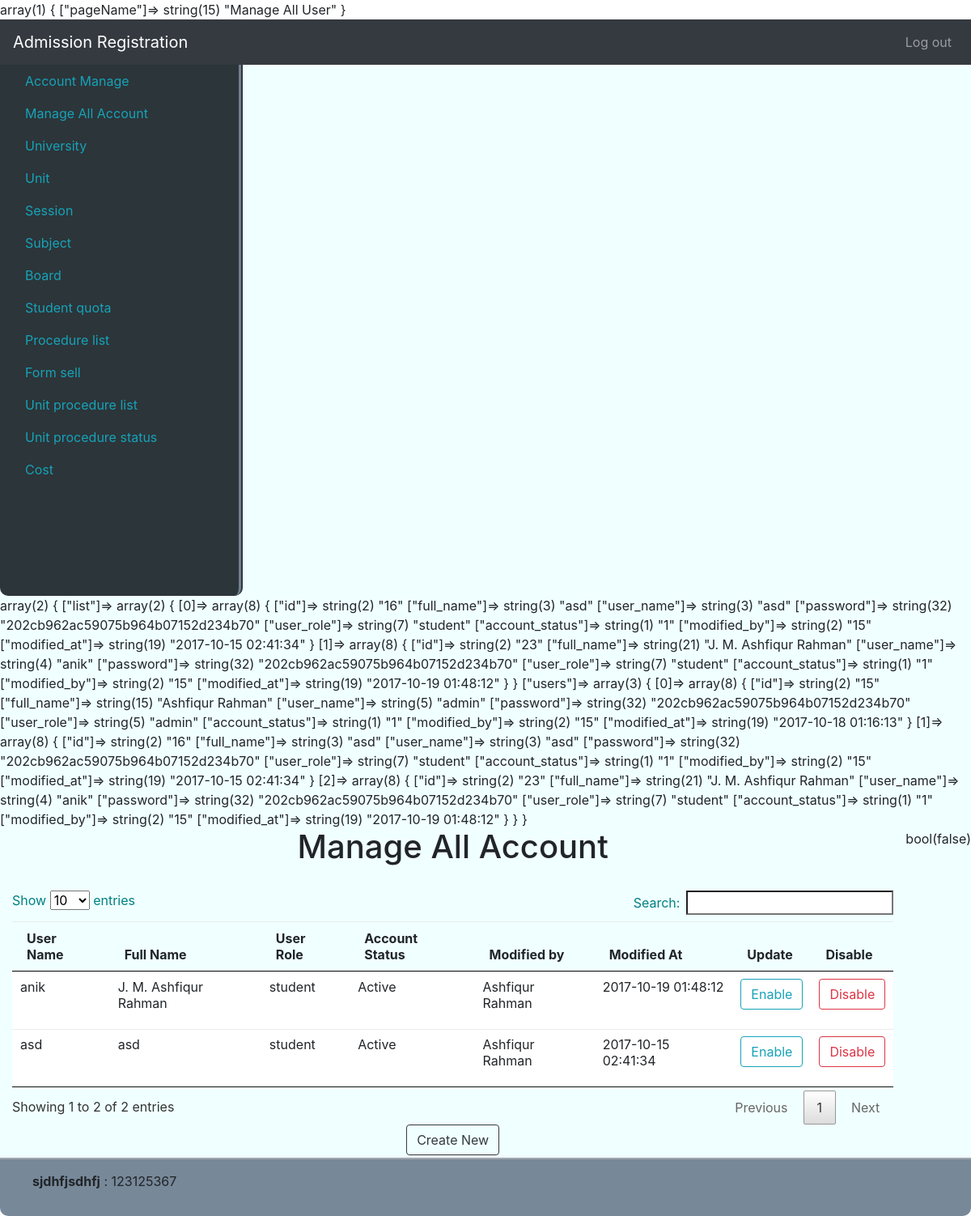
Screenshot of /manageallaccount (signed in) with the database file from the repository.
### tables this page shows
CREATE TABLE `users` (
  `id` int(11) NOT NULL,
  `full_name` varchar(256) NOT NULL,
  `user_name` varchar(20) NOT NULL,
  `password` varchar(256) NOT NULL,
  `user_role` enum('admin','manager','data_entry','student') NOT NULL,
  `account_status` tinyint(1) NOT NULL,
  `modified_by` int(11) NOT NULL,
  `modified_at` timestamp NOT NULL DEFAULT CURRENT_TIMESTAMP ON UPDATE CURRENT_TIMESTAMP
);

### system/libs/Load.php (called while the page is built, shortened)
<?php
class Load
{
    public function view($fileName, $data = false)
    {
        var_dump($data);
        include 'app/views/'.$fileName.'.php';
    }
    public function model($modelName){
        return new $modelName();
    }
}

### app/controllers/ManageAllAccount.php (called while the page is built, shortened)
<?php
class ManageAllAccount  extends MainController{
    public function index(){
        self::allAcoount();
    }
    public function allAcoount(){
        $pageName = ['pageName' => 'Manage All User'];
        $this->load->view('partials/header', $pageName);
        $simpleModel = $this->load->model('SimpleModel');
        $cond = "user_role != 'admin'";
        $table['list'] = $simpleModel->getAll('users', $cond);
        $table['users'] = $simpleModel->getAll('users');
        $this->load->view('admin/manageAllAccount', $table);
        $this->load->view('partials/footer');
    }
}

### index.php (called while the page is built, shortened)
<?php
$mail = new Main();

### system/libs/Database.php (called while the page is built, shortened)
<?php
class Database extends PDO {
    public function select($sql, $data = array(), $fetchStyle = PDO::FETCH_ASSOC){
        $stmt = $this->prepare($sql);
        $stmt->execute();
        return $stmt->fetchAll($fetchStyle);
    }
}

### app/models/SimpleModel.php (called while the page is built, shortened)
<?php
class SimpleModel extends MainModel {
    public function getAll($table, $cond = false){
        if($cond){
            $sql = "SELECT * FROM $table WHERE $cond";
        }else{
            $sql = "SELECT * FROM $table";
        }
        return $this->db->select($sql);
    }
}

### system/libs/MainController.php (called while the page is built, shortened)
<?php
class MainController
{
    public function __construct()
    {
        $this->load = new Load();
    }
}

### system/libs/MainModel.php (called while the page is built, shortened)
<?php
class MainModel{
    public function __construct(){
        $dsn = 'mysql:dbname=se_addmission; host=localhost';
        $user = 'root';
        $pass = '';
        $this->db = new Database($dsn,$user,$pass);
    }
}

### app/views/admin/manageAllAccount.php (the view, shortened to what this page needs)
<div class="col">
    <h1 style="text-align: center">Manage All Account</h1>
    <div class="table-responsive">
        <br />
        <table id="session_table" class="table">
            <thead>
                <tr>
                    <th >User Name</th>
                    <th >Full Name</th>
                    <th >User Role</th>
                    <th >Account Status</th>
                    <th >Modified by</th>
                    <th >Modified At</th>
                    <th >Update</th>
                    <th >Disable</th>
                </tr>
            </thead>
            <tbody>
            <?php foreach ($data['list'] as $key => $value){?>
                <tr>
                    <td><span><?php echo $value['user_name']?></span> </td>
                    <td><span><?php echo $value['full_name']?></span> </td>
                    <td><span><?php echo $value['user_role']?></span> </td>
                    <td>
                        <?php if($value['account_status'] == '1'){
                            echo "Active";
                        }else{
                            echo "Disabled";
                        }?>
                    </td>
                    <td>
                        <?php
                        foreach ($data['users'] as $k => $v) {
                            if($v['id'] == $value['modified_by']){
                                echo $v['full_name'];
                            }
                        }
                        ?>
                    </td>
                    <td><?php echo $value['modified_at']?></td>
                    <td>
                        <form action="<?php echo BASE_URL?>/manageallaccount/enable" method="post">
                            <button type="submit" name="enable" value="<?php echo $value['id']?>" class="btn btn-outline-info my-2 my-sm-0" >Enable</button>
                        </form>
                    </td>
                    <td>
                        <form action="<?php echo BASE_URL?>/manageallaccount/disable" method="post">
                            <button type="submit" name="disable" value="<?php echo $value['id']?>" class="btn btn-outline-danger my-2 my-sm-0" >Disable</button>
                        </form>
                    </td>
                </tr>
            <?php }?>
            </tbody>
        </table>
    </div>
    <div class="col crtbtn">
        <button type="button" id="add_button" data-toggle="modal" data-target="#dataModal" class="btn btn-outline-dark my-2 my-sm-0 crtbtn" onclick="btn_add(this);">Create New</button>
    </div>
</div>

### rows the page displays
users: user_name "asd", full_name "asd", user_role "student", account_status "Active", modified_at "2017-10-15 02:41:34", $value['id'] 16 (drawn)
users: full_name "Ashfiqur Rahman"
users: user_name "anik", full_name "J. M. Ashfiqur Rahman", user_role "student", account_status "Active", modified_at "2017-10-19 01:48:12", $value['id'] 23 (drawn)
